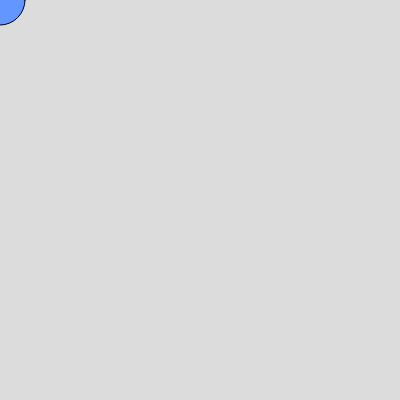
Frame 1 (no input)
Frame 60 (no input): identical to frame 1, image omitted
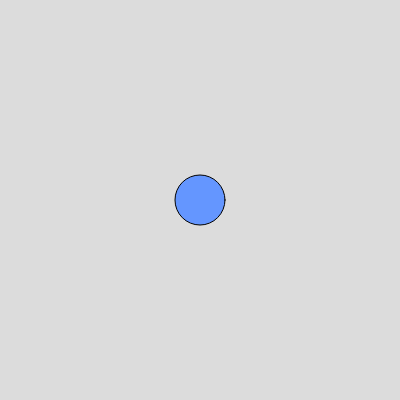
Frame 120 (the mouse pressed at the canvas centre since frame 60)

The p5.js sketch that drew these frames (run headless with seeded random() and noise() and a simulated clock; from frame 60 on, the mouse is pressed at the canvas centre):

// p5.js sketch
// ── sketch.js
// Lektion 1: Setup und Draw
// Die beiden wichtigsten Funktionen in p5.js.

// setup() wird genau EINMAL beim Start ausgefuehrt.
// Hier richtet man das Canvas ein.
function setup() {
  createCanvas(400, 400); // Canvas mit Breite 400 und Hoehe 400 erstellen
}

// draw() wird danach ununterbrochen wiederholt (ca. 60 Mal pro Sekunde).
// Hier passiert die eigentliche Zeichnung und Animation.
function draw() {
  background(220); // Hintergrund bei jedem Frame neu fuellen (Grauwert 220)

  // Ein Kreis, der der Maus folgt.
  // mouseX und mouseY enthalten die aktuelle Mausposition.
  fill(100, 150, 255); // Fuellfarbe (Rot, Gruen, Blau)
  circle(mouseX, mouseY, 50); // Kreis an der Mausposition, Durchmesser 50
}
